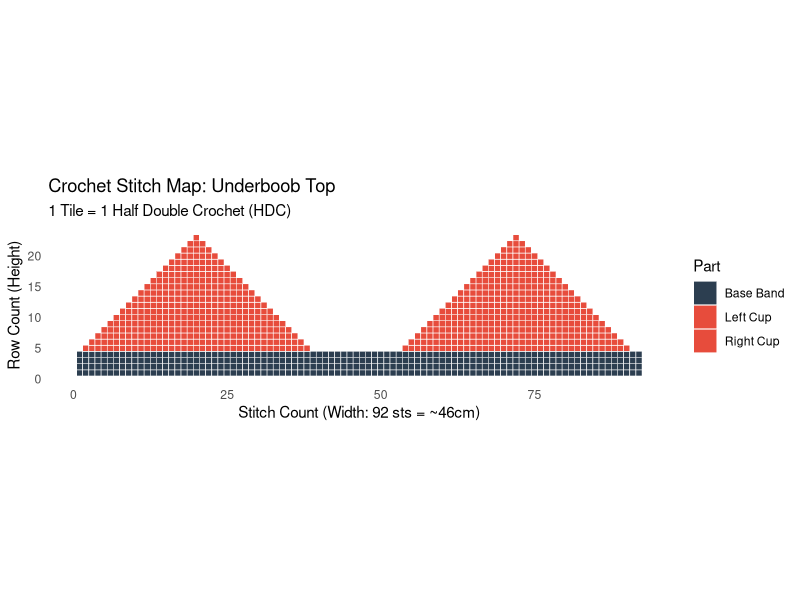

This chart was generated by the following R code:
## ---- chunk 1
#| label: stitch-map
library(ggplot2)
library(dplyr)

# Assuming gauge: 2 HDC stitches = 1 cm
# Front panel width = 46 cm (92 stitches)
# Nipple distance = 26 cm (52 stitches apart -> Peaks at X=20 and X=72)

grid <- expand.grid(Stitch = 1:92, Row = 1:25)

grid <- grid %>%
  mutate(
    Part = case_when(
      # The base band (Rows 1 to 4)
      Row <= 4 ~ "Base Band",
      
      # Left Cup: Centers at stitch 20. Width shrinks by 1 on each side per row.
      Row > 4 & Stitch >= (1 + (Row-4)) & Stitch <= (39 - (Row-4)) ~ "Left Cup",
      
      # Right Cup: Centers at stitch 72. Width shrinks by 1 on each side per row.
      Row > 4 & Stitch >= (53 + (Row-4)) & Stitch <= (91 - (Row-4)) ~ "Right Cup",
      
      TRUE ~ "Empty Space"
    )
  ) %>%
  filter(Part != "Empty Space")

# Plotting the stitch map
ggplot(grid, aes(x = Stitch, y = Row, fill = Part)) +
  geom_tile(color = "white", linewidth = 0.2) +
  scale_fill_manual(values = c("Base Band" = "#2C3E50", "Left Cup" = "#E74C3C", "Right Cup" = "#E74C3C")) +
  theme_minimal() +
  coord_fixed(ratio = 1) + # Keeps our stitches square for the visualization
  labs(
    title = "Crochet Stitch Map: Underboob Top",
    subtitle = "1 Tile = 1 Half Double Crochet (HDC)",
    x = "Stitch Count (Width: 92 sts = ~46cm)", 
    y = "Row Count (Height)"
  ) +
  theme(panel.grid = element_blank())
